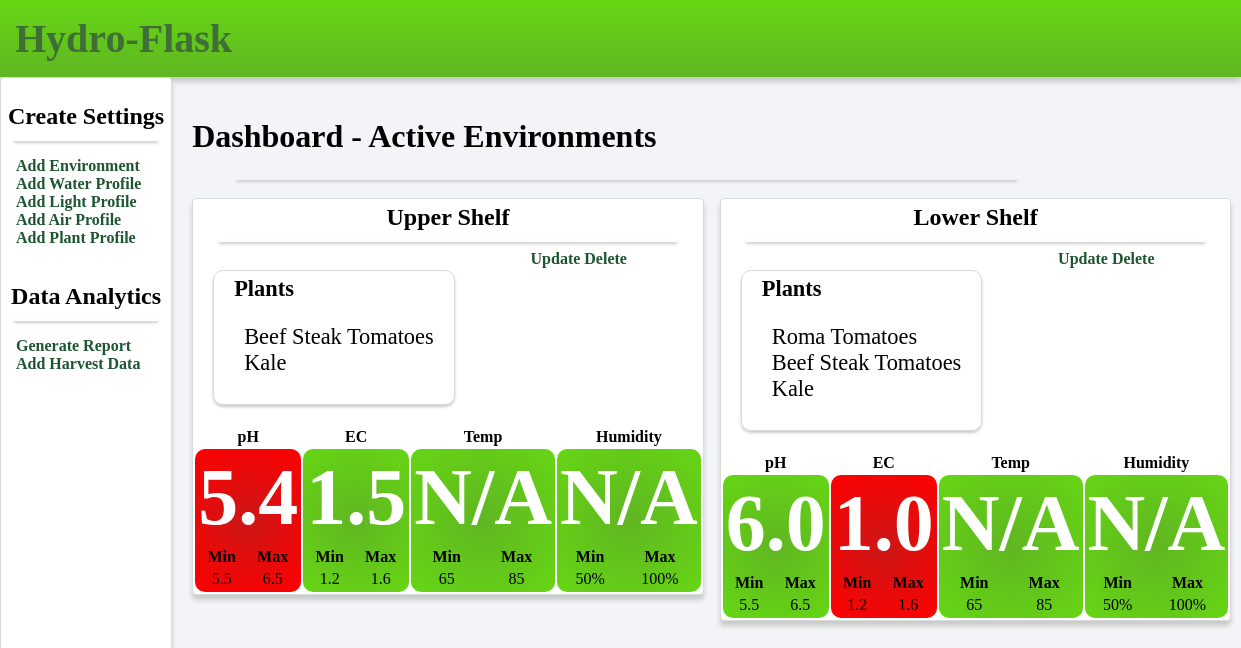
The page / on the database its author committed.
### models.py (models this page shows, shortened)
class Enviro(db.Model):
    id = db.Column(db.Integer, primary_key=True)
    name = db.Column(db.String(50), nullable=False)
    ph_sensor = db.Column(db.Integer, default=0)
    ec_sensor = db.Column(db.Integer, default=0)
    nutrient_solenoid = db.Column(db.Integer, default=0)
    ph_solenoid = db.Column(db.Integer, default=0)
    water_pump = db.Column(db.Integer, default=0)
    air_pump = db.Column(db.Integer, default=0)
    active = db.Column(db.Integer, default=0)
    water_id = db.Column(db.Integer, db.ForeignKey('water.id'), nullable=False)
    light_id = db.Column(db.Integer, db.ForeignKey('light.id'), nullable=False)
    plants = db.relationship('Plant', secondary=plants, lazy='subquery',
        backref=db.backref('enviros', lazy=True))
    def current_ph(self):
        if self.ph_sensor == 0:
            return 'N/A'
        ph_level = current_ph(self.ph_sensor)
        return float(ph_level)
    def current_ec(self):
        if self.ec_sensor == 0:
            return 'N/A'
        ec_level = current_ec(self.ec_sensor)
        return float(ec_level)
    def alert_status(self, sensor):
        if sensor == "ph":
            if self.ph_sensor == 0:
                return
            if current_ph(self.ph_sensor) < self.water.min_ph or current_ph(self.ph_sensor) > self.water.max_ph:
                return "alert"
        if sensor == "ec":
            if self.ec_sensor == 0:
                return
            if current_ec(self.ec_sensor) < self.water.min_ec or current_ec(self.ec_sensor) > self.water.max_ec:
                return "alert"

class Plant(db.Model):
    id = db.Column(db.Integer, primary_key=True)
    name = db.Column(db.String(50), nullable=False)

class Water(db.Model):
    id = db.Column(db.Integer, primary_key=True)
    name = db.Column(db.String(50), nullable=False)
    min_ph = db.Column(db.Float, default=5.5)
    max_ph = db.Column(db.Float, default=6.5)
    min_ec = db.Column(db.Float, default=1.2)
    max_ec = db.Column(db.Float, default=1.6)
    enviros = db.relationship('Enviro', backref='water', lazy=True)

### views.py (the view)
@app.route('/', methods=['POST', 'GET'])
def dashboard():
    environments = Enviro.query.filter(Enviro.active == 1)
    return render_template('dashboard.html', enviros=environments)

### sensor_data.py (called while the page is built)
def current_ph(ph_sensor):
    if ph_sensor == 1:
        return 6.0
    elif ph_sensor == 2:
        return 5.4
    else:
        return 0

def current_ec(ec_sensor):
    if ec_sensor == 1:
        return 1.0
    elif ec_sensor == 2:
        return 1.5
    else:
        return 0

### templates/dashboard.html
{% extends 'layout.html' %}
{% block body %}
<div class = "content">
    <h1>Dashboard - Active Environments</h1>
    <hr class = "line">
    <div class = "environments">
    {% for enviro in enviros %}
        <div class = "environment">
            <h2>{{ enviro.name }}</h2>
            <hr class = "line">
            <div class = "plant_list">
                <b>Plants</b>
                <ul>
                    {% for plant in enviro.plants %}
                        <li>{{ plant.name }}</li>
                    {% endfor %}
                </ul>
            </div>
            <table class = "alerts_panel">
                <tr>
                    <th class = "alert_header">pH</th>
                    <th class = "alert_header">EC</th>
                    <th class = "alert_header">Temp</th>
                    <th class = "alert_header">Humidity</th>
                </tr>
                <tr class = "alerts_panel">
                    <td class = "{{ enviro.alert_status('ph') }}">
                        <h3>{{ enviro.current_ph() }}</h3>
                        <table width = "100%">
                            <tr>
                                <th>Min</th>
                                <th>Max</th>
                            </tr>
                            <tr>
                                <td>{{ enviro.water.min_ph }}</td>
                                <td>{{ enviro.water.max_ph }}</td>
                            </tr>
                        </table>
                    </td>
                    <td class = "{{ enviro.alert_status('ec') }}">
                        <h3>{{ enviro.current_ec() }}</h3>
                        <table width = "100%">
                            <tr>
                                <th>Min</th>
                                <th>Max</th>
                            </tr>
                            <tr>
                                <td>{{ enviro.water.min_ec }}</td>
                                <td>{{ enviro.water.max_ec }}</td>
                            </tr>
                        </table>
                    </td>
                    <td>
                        <h3>N/A</h3>
                        <table width = "100%">
                            <tr>
                                <th>Min</th>
                                <th>Max</th>
                            </tr>
                            <tr>
                                <td>65</td>
                                <td>85</td>
                            </tr>
                        </table>
                    </td>
                    <td>
                        <h3>N/A</h3>
                        <table width = "100%">
                            <tr>
                                <th>Min</th>
                                <th>Max</th>
                            </tr>
                            <tr>
                                <td>50%</td>
                                <td>100%</td>
                            </tr>
                        </table>
                    </td>
                </tr>
            </table>
            <a href = "/update_enviro/{{enviro.id}}">Update</a>
            <a href = "/delete_enviro/{{enviro.id}}">Delete</a>
        </div>
    {% endfor %}
</div>
</div>
{% endblock %}

### templates/layout.html (shortened to what this page needs)
<!DOCTYPE html>
<html lang="en">
<head>
    <link rel = "stylesheet" href = "{{ url_for('static', filename='css/main.css') }}">
</head>
<body>
        <div class="header">
            <h1 class = "title">Hydro-Flask</h1>
        </div>
        <div class = "left-col">
            <br />
            <h2 class="nav_title">Create Settings</h2>
            <hr class="line">
            <ul>
                <li><a href = "/add_enviro">Add Environment</a></li>
                <li><a href = "/add_water">Add Water Profile</a></li>
                <li><a href = "/add_light">Add Light Profile</a></li>
                <li><a href = "#">Add Air Profile</a></li>
                <li><a href = "/add_plant">Add Plant Profile</a></li>
            </ul>
            <br />
            <h2 class="nav_title">Data Analytics</h2>
            <hr class = "line">
            <ul>
                <li><a href = "#">Generate Report</a></li>
                <li><a href = "#">Add Harvest Data</a></li>
            </ul>
        </div>
    {% block body %}
    {% endblock %}
</body>
</html>

### static/css/main.css (style rules this page uses)
body { background-color: #f3f4f8; margin: 0; }
a { text-decoration: none; color: #1E5631; font-weight: bold; }
ul { list-style: none; padding-left: 10px; }
.left-col { float:left; clear:none; height: 100%; background-color: #fff; padding:5px; box-shadow: 0px 5px 5px #c9c9c9; border:1px solid #dadada; border-radius: 4px; min-height:800px; }
.content { width: 70%; margin: 20px; float:left; }
.header { background: rgb(96,182,34); background: linear-gradient(0deg, rgba(96,182,34,1) 0%, rgba(102,214,20,1) 100%); display: block; padding: 5px; height: 100%; box-shadow: 0px 5px 5px #c9c9c9; }
.environments { display:grid; grid-template-columns: 1fr 1fr; gap: 1em; }
.environment { background-color: #fff; text-align: center; box-shadow: 0px 5px 5px #c9c9c9; border:1px solid #dadada; border-radius: 4px; height: max-content; margin-top:10px; }
.line { height: 3px; border: none; box-shadow: 0px 2px 3px #c9c9c9; width: 90%; }
table.alerts_panel { display:block; float:left; width: 100%; margin-top: 20px; }
th.alert_header { background-color:#fff; width: 25%; }
tr.alerts_panel > td { background: rgb(96,182,34); background: radial-gradient(circle, rgba(96,182,34,1) 0%, rgba(102,214,20,1) 100%); border-radius: 10px; }
tr.alerts_panel > td.alert { background: rgb(204,23,23); background: radial-gradient(circle, rgba(204,23,23,1) 0%, rgba(255,0,0,1) 100%); }
.plant_list { margin: 20px 0px 0px 20px; padding:5px 20px; float:left; display:block; text-align: left; border:1px solid #dadada; border-radius:10px; font-size:1.4rem; box-shadow: 0px 2px 3px #c9c9c9; }
h3 { font-size:5em; color: #fff; margin:2px; }
h1.title { color: #3f6f35; font-size: 2.5em; padding: 0; margin: 10px; }
h2 { text-align: center; margin:5px; }
.nav_title { margin:2px; }

### rows shown on the page
Enviro: name "Upper Shelf", current_ph "5.4", water.min_ph "5.5", water.max_ph "6.5", current_ec "1.5", water.min_ec "1.2", water.max_ec "1.6"
Plant: name "Beef Steak Tomatoes"
Plant: name "Kale"
Enviro: name "Lower Shelf", current_ph "6.0", water.min_ph "5.5", water.max_ph "6.5", current_ec "1.0", water.min_ec "1.2", water.max_ec "1.6"
Plant: name "Roma Tomatoes"
